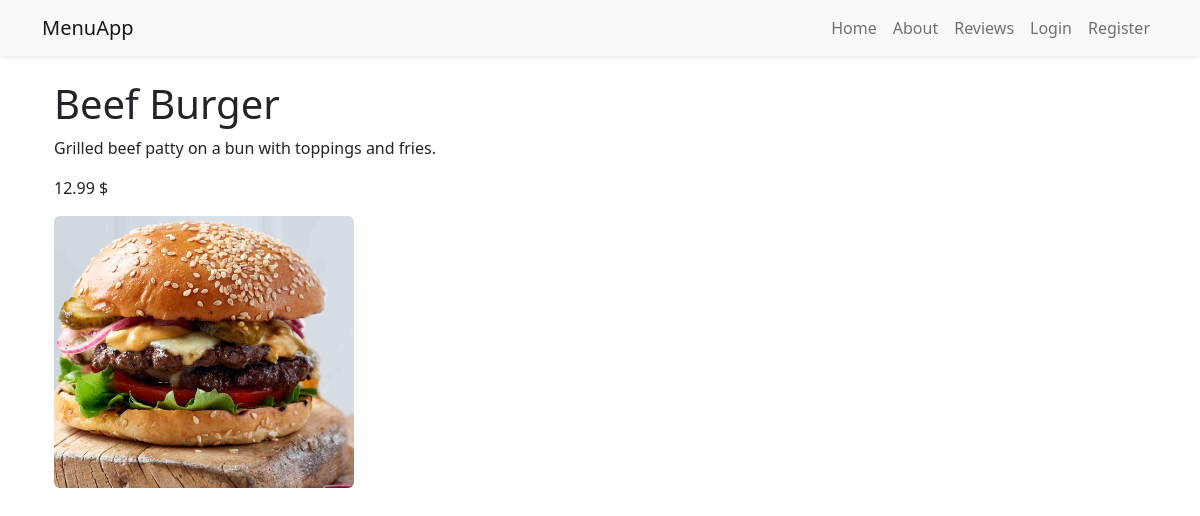
The app's page /item/3/ with its own data.
### restaurant_menu/models.py (models this page shows, shortened)
class Item(models.Model):
    meal = models.CharField(max_length=50)
    description = models.CharField(max_length=2000)
    price = models.DecimalField(decimal_places=2, max_digits=6)
    meal_type = models.CharField(choices=MEAL_TYPE)
    author = models.ForeignKey(User, on_delete=models.CASCADE)
    status = models.IntegerField(choices=STATUS, default=1)
    date_created = models.DateTimeField(auto_now_add=True)
    date_updated = models.DateTimeField(auto_now=True)
    image = models.ImageField(upload_to='images/', null=True, blank=True)

### restaurant_menu/views.py (the view)
# urls.py: path('item/<int:pk>/', views.MenuItemDetail.as_view(), name='menu_item'),
class MenuItemDetail(generic.DetailView):
    model = Item
    template_name = 'menu_item_detail.html'

### templates/menu_item_detail.html
{% extends 'base.html' %}
{% block content %}
    <div class="container">
    <h1>{{item.meal}}</h1>
    <p>{{item.description}}</p>
    <p>{{item.price}} $</p>
        <div>
            {% if item.image %}<img src="{{ item.image.url }}" alt="{{ item.meal }}" class="img-fluid rounded" style="max-width: 300px;">
            {% endif %}
</div>
    </div>
{% endblock content%}

### records on screen
Item: meal "Beef Burger", description "Grilled beef patty on a bun with toppings and fries.", price "12.99", image (picture)
